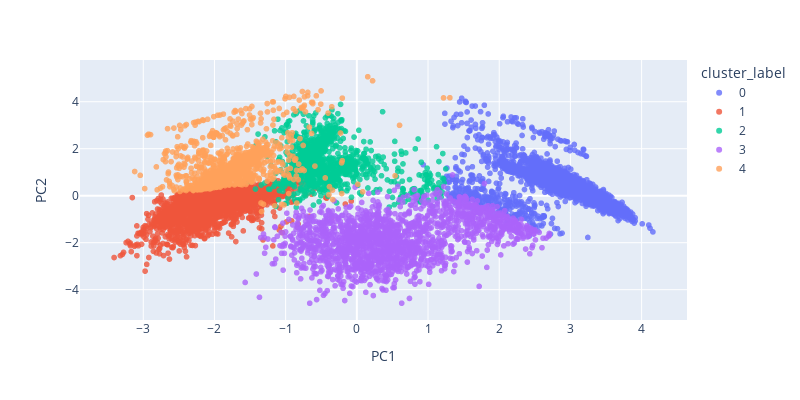

Write notebook code for a chart like this one.
### Code cell
# Plotting KMeans clusters on just standardized data
pca = PCA(n_components=3).fit(df_log_scaled).transform(df_log_scaled)
df_pca = pd.DataFrame(pca).rename(columns={0:'PC1',1:'PC2',2:'PC3'})
df_pca_labeled = pd.concat([df_pca, clusters_log_scaled[['cluster_label']]], axis=1)

#Figure
fig = px.scatter(df_pca_labeled.sort_values(by="cluster_label"),x="PC1",y="PC2",color="cluster_label",opacity=0.8).update_layout(autosize=False,width=800,height=400)
fig.show()

### Figure 1 — Plotly figure (JSON) as saved in the notebook; plotly's stock layout.template omitted (floating-point values rounded to 4 significant figures; data arrays with more than 128 entries replaced by an {"elided": "..."} marker saying what was removed)
{"data": [{"hovertemplate": "cluster_label=0<br>PC1=%{x}<br>PC2=%{y}<extra></extra>", "legendgroup": "0", "marker": {"color": "#636efa", "opacity": 0.8, "symbol": "circle"}, "mode": "markers", "name": "0", "showlegend": true, "type": "scattergl", "x": {"elided": "2353 float values"}, "xaxis": "x", "y": {"elided": "2353 float values"}, "yaxis": "y"}, {"hovertemplate": "cluster_label=1<br>PC1=%{x}<br>PC2=%{y}<extra></extra>", "legendgroup": "1", "marker": {"color": "#EF553B", "opacity": 0.8, "symbol": "circle"}, "mode": "markers", "name": "1", "showlegend": true, "type": "scattergl", "x": {"elided": "2160 float values"}, "xaxis": "x", "y": {"elided": "2160 float values"}, "yaxis": "y"}, {"hovertemplate": "cluster_label=2<br>PC1=%{x}<br>PC2=%{y}<extra></extra>", "legendgroup": "2", "marker": {"color": "#00cc96", "opacity": 0.8, "symbol": "circle"}, "mode": "markers", "name": "2", "showlegend": true, "type": "scattergl", "x": {"elided": "1182 float values"}, "xaxis": "x", "y": {"elided": "1182 float values"}, "yaxis": "y"}, {"hovertemplate": "cluster_label=3<br>PC1=%{x}<br>PC2=%{y}<extra></extra>", "legendgroup": "3", "marker": {"color": "#ab63fa", "opacity": 0.8, "symbol": "circle"}, "mode": "markers", "name": "3", "showlegend": true, "type": "scattergl", "x": {"elided": "1822 float values"}, "xaxis": "x", "y": {"elided": "1822 float values"}, "yaxis": "y"}, {"hovertemplate": "cluster_label=4<br>PC1=%{x}<br>PC2=%{y}<extra></extra>", "legendgroup": "4", "marker": {"color": "#FFA15A", "opacity": 0.8, "symbol": "circle"}, "mode": "markers", "name": "4", "showlegend": true, "type": "scattergl", "x": {"elided": "1433 float values"}, "xaxis": "x", "y": {"elided": "1433 float values"}, "yaxis": "y"}], "layout": {"autosize": false, "height": 400, "legend": {"title": {"text": "cluster_label"}, "tracegroupgap": 0}, "margin": {"t": 60}, "width": 800, "xaxis": {"anchor": "y", "domain": [0, 1], "title": {"text": "PC1"}}, "yaxis": {"anchor": "x", "domain": [0, 1], "title": {"text": "PC2"}}}}
